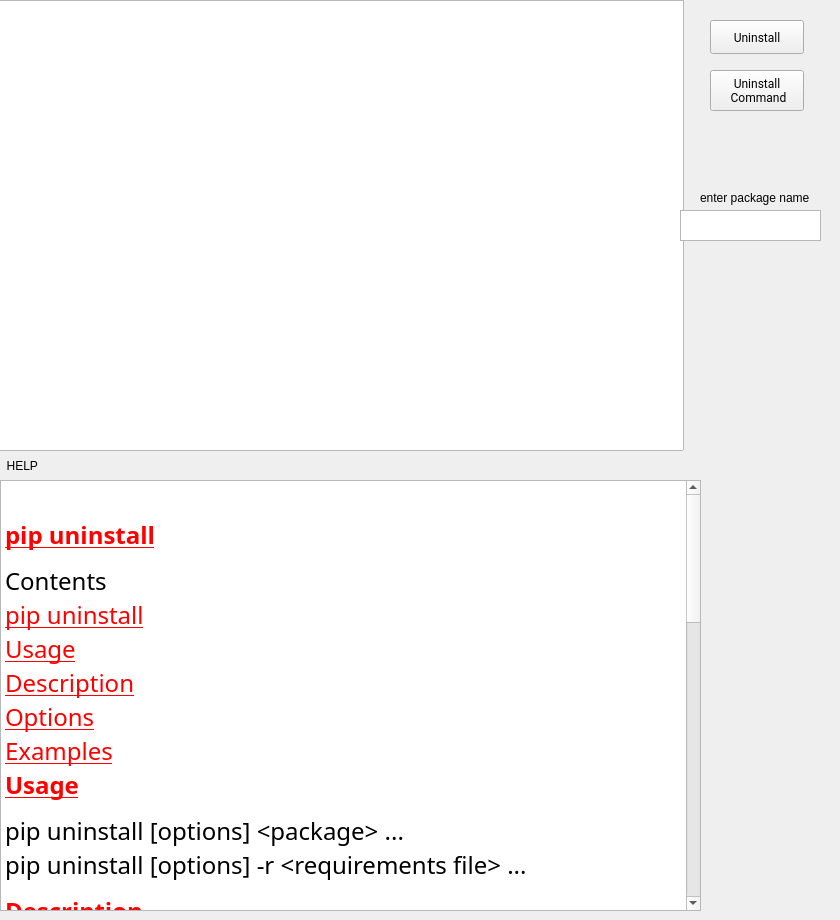
  <widget class="QWidget" name="tab">
   <attribute name="title">
    <string>Uninstall</string>
   </attribute>
   <widget class="QTextEdit" name="textEdit_uninstall">
    <property name="geometry">
     <rect>
      <x>-7</x>
      <y>0</y>
      <width>691</width>
      <height>451</height>
     </rect>
    </property>
    <property name="font">
     <font>
      <family>Roboto</family>
      <pointsize>10</pointsize>
     </font>
    </property>
   </widget>
   <widget class="QPushButton" name="Uninstall_btr">
    <property name="geometry">
     <rect>
      <x>710</x>
      <y>20</y>
      <width>94</width>
      <height>34</height>
     </rect>
    </property>
    <property name="font">
     <font>
      <family>Roboto</family>
      <weight>50</weight>
      <bold>false</bold>
     </font>
    </property>
    <property name="toolTip">
     <string>&lt;html&gt;&lt;head/&gt;&lt;body&gt;&lt;p&gt;Uninstall pip package&lt;/p&gt;&lt;/body&gt;&lt;/html&gt;</string>
    </property>
    <property name="text">
     <string>Uninstall</string>
    </property>
   </widget>
   <widget class="QTextEdit" name="textEdit_helpuninstall">
    <property name="geometry">
     <rect>
      <x>0</x>
      <y>480</y>
      <width>701</width>
      <height>431</height>
     </rect>
    </property>
    <property name="font">
     <font>
      <family>Adobe Arabic</family>
     </font>
    </property>
    <property name="html">
     <string>&lt;!DOCTYPE HTML PUBLIC &quot;-//W3C//DTD HTML 4.0//EN&quot; &quot;http://www.w3.org/TR/REC-html40/strict.dtd&quot;&gt;
&lt;html&gt;&lt;head&gt;&lt;meta name=&quot;qrichtext&quot; content=&quot;1&quot; /&gt;&lt;style type=&quot;text/css&quot;&gt;
p, li { white-space: pre-wrap; }
&lt;/style&gt;&lt;/head&gt;&lt;body style=&quot; font-family:'Adobe Arabic'; font-size:8.25pt; font-weight:400; font-style:normal;&quot;&gt;
&lt;p style=&quot; margin-top:12px; margin-bottom:12px; margin-left:0px; margin-right:0px; -qt-block-indent:0; text-indent:0px;&quot;&gt;&lt;span style=&quot; font-size:18pt;&quot;&gt;&lt;br /&gt;&lt;/span&gt;&lt;a href=&quot;https://pip.pypa.io/en/latest/reference/pip_uninstall.html#id2&quot;&gt;&lt;span style=&quot; font-size:18pt; font-weight:600; text-decoration: underline; color:#ff0000;&quot;&gt;pip uninstall&lt;/span&gt;&lt;/a&gt;&lt;/p&gt;
&lt;p style=&quot; margin-top:0px; margin-bottom:0px; margin-left:0px; margin-right:0px; -qt-block-indent:0; text-indent:0px;&quot;&gt;&lt;a name=&quot;contents&quot;&gt;&lt;/a&gt;&lt;span style=&quot; font-size:18pt;&quot;&gt;C&lt;/span&gt;&lt;span style=&quot; font-size:18pt;&quot;&gt;ontents&lt;/span&gt;&lt;/p&gt;
&lt;p style=&quot; margin-top:0px; margin-bottom:0px; margin-left:0px; margin-right:0px; -qt-block-indent:0; text-indent:0px;&quot;&gt;&lt;a name=&quot;id2&quot;&gt;&lt;/a&gt;&lt;a href=&quot;https://pip.pypa.io/en/latest/reference/pip_uninstall.html#pip-uninstall&quot;&gt;&lt;span style=&quot; font-size:18pt; text-decoration: underline; color:#ff0000;&quot;&gt;p&lt;/span&gt;&lt;/a&gt;&lt;span style=&quot; font-size:18pt; text-decoration: underline; color:#ff0000;&quot;&gt;ip uninstall&lt;/span&gt;&lt;/p&gt;
&lt;p style=&quot; margin-top:0px; margin-bottom:0px; margin-left:0px; margin-right:0px; -qt-block-indent:0; text-indent:0px;&quot;&gt;&lt;a name=&quot;id3&quot;&gt;&lt;/a&gt;&lt;a href=&quot;https://pip.pypa.io/en/latest/reference/pip_uninstall.html#usage&quot;&gt;&lt;span style=&quot; font-size:18pt; text-decoration: underline; color:#ff0000;&quot;&gt;U&lt;/span&gt;&lt;/a&gt;&lt;span style=&quot; font-size:18pt; text-decoration: underline; color:#ff0000;&quot;&gt;sage&lt;/span&gt;&lt;/p&gt;
&lt;p style=&quot; margin-top:0px; margin-bottom:0px; margin-left:0px; margin-right:0px; -qt-block-indent:0; text-indent:0px;&quot;&gt;&lt;a name=&quot;id4&quot;&gt;&lt;/a&gt;&lt;a href=&quot;https://pip.pypa.io/en/latest/reference/pip_uninstall.html#description&quot;&gt;&lt;span style=&quot; font-size:18pt; text-decoration: underline; color:#ff0000;&quot;&gt;D&lt;/span&gt;&lt;/a&gt;&lt;span style=&quot; font-size:18pt; text-decoration: underline; color:#ff0000;&quot;&gt;escription&lt;/span&gt;&lt;/p&gt;
&lt;p style=&quot; margin-top:0px; margin-bottom:0px; margin-left:0px; margin-right:0px; -qt-block-indent:0; text-indent:0px;&quot;&gt;&lt;a name=&quot;id5&quot;&gt;&lt;/a&gt;&lt;a href=&quot;https://pip.pypa.io/en/latest/reference/pip_uninstall.html#options&quot;&gt;&lt;span style=&quot; font-size:18pt; text-decoration: underline; color:#ff0000;&quot;&gt;O&lt;/span&gt;&lt;/a&gt;&lt;span style=&quot; font-size:18pt; text-decoration: underline; color:#ff0000;&quot;&gt;ptions&lt;/span&gt;&lt;/p&gt;
&lt;p style=&quot; margin-top:0px; margin-bottom:0px; margin-left:0px; margin-right:0px; -qt-block-indent:0; text-indent:0px;&quot;&gt;&lt;a name=&quot;id6&quot;&gt;&lt;/a&gt;&lt;a href=&quot;https://pip.pypa.io/en/latest/reference/pip_uninstall.html#examples&quot;&gt;&lt;span style=&quot; font-size:18pt; text-decoration: underline; color:#ff0000;&quot;&gt;E&lt;/span&gt;&lt;/a&gt;&lt;span style=&quot; font-size:18pt; text-decoration: underline; color:#ff0000;&quot;&gt;xamples&lt;/span&gt;&lt;/p&gt;
&lt;p style=&quot; margin-top:0px; margin-bottom:0px; margin-left:0px; margin-right:0px; -qt-block-indent:0; text-indent:0px;&quot;&gt;&lt;a name=&quot;usage&quot;&gt;&lt;/a&gt;&lt;a href=&quot;https://pip.pypa.io/en/latest/reference/pip_uninstall.html#id3&quot;&gt;&lt;span style=&quot; font-size:18pt; font-weight:600; text-decoration: underline; color:#ff0000;&quot;&gt;U&lt;/span&gt;&lt;/a&gt;&lt;span style=&quot; font-size:18pt; font-weight:600; text-decoration: underline; color:#ff0000;&quot;&gt;sage&lt;/span&gt;&lt;/p&gt;
&lt;p style=&quot; margin-top:12px; margin-bottom:0px; margin-left:0px; margin-right:0px; -qt-block-indent:0; text-indent:0px;&quot;&gt;&lt;span style=&quot; font-family:'Courier New,courier'; font-size:18pt;&quot;&gt;pip uninstall [options] &amp;lt;package&amp;gt; ...&lt;/span&gt;&lt;/p&gt;
&lt;p style=&quot; margin-top:0px; margin-bottom:12px; margin-left:0px; margin-right:0px; -qt-block-indent:0; text-indent:0px;&quot;&gt;&lt;span style=&quot; font-family:'Courier New,courier'; font-size:18pt;&quot;&gt;pip uninstall [options] -r &amp;lt;requirements file&amp;gt; ...&lt;/span&gt;&lt;/p&gt;
&lt;p style=&quot; margin-top:0px; margin-bottom:0px; margin-left:0px; margin-right:0px; -qt-block-indent:0; text-indent:0px;&quot;&gt;&lt;a name=&quot;description&quot;&gt;&lt;/a&gt;&lt;a href=&quot;https://pip.pypa.io/en/latest/reference/pip_uninstall.html#id4&quot;&gt;&lt;span style=&quot; font-size:18pt; font-weight:600; text-decoration: underline; color:#ff0000;&quot;&gt;D&lt;/span&gt;&lt;/a&gt;&lt;span style=&quot; font-size:18pt; font-weight:600; text-decoration: underline; color:#ff0000;&quot;&gt;escription&lt;/span&gt;&lt;/p&gt;
&lt;p style=&quot; margin-top:12px; margin-bottom:12px; margin-left:0px; margin-right:0px; -qt-block-indent:0; text-indent:0px;&quot;&gt;&lt;span style=&quot; font-size:18pt;&quot;&gt;Uninstall packages.&lt;/span&gt;&lt;/p&gt;
&lt;p style=&quot; margin-top:12px; margin-bottom:12px; margin-left:0px; margin-right:0px; -qt-block-indent:0; text-indent:0px;&quot;&gt;&lt;span style=&quot; font-size:18pt;&quot;&gt;pip is able to uninstall most installed packages. Known exceptions are:&lt;/span&gt;&lt;/p&gt;
&lt;ul style=&quot;margin-top: 0px; margin-bottom: 0px; margin-left: 0px; margin-right: 0px; -qt-list-indent: 1;&quot;&gt;&lt;li style=&quot; font-size:18pt;&quot; style=&quot; margin-top:12px; margin-bottom:0px; margin-left:0px; margin-right:0px; -qt-block-indent:0; text-indent:0px;&quot;&gt;Pure distutils packages installed with &lt;span style=&quot; font-family:'Courier New,courier';&quot;&gt;python setup.py install&lt;/span&gt;, which leave behind no metadata to determine what files were installed.&lt;/li&gt;
&lt;li style=&quot; font-size:18pt;&quot; style=&quot; margin-top:0px; margin-bottom:12px; margin-left:0px; margin-right:0px; -qt-block-indent:0; text-indent:0px;&quot;&gt;Script wrappers installed by &lt;span style=&quot; font-family:'Courier New,courier';&quot;&gt;python setup.py develop&lt;/span&gt;.&lt;/li&gt;&lt;/ul&gt;
&lt;p style=&quot; margin-top:0px; margin-bottom:0px; margin-left:0px; margin-right:0px; -qt-block-indent:0; text-indent:0px;&quot;&gt;&lt;a name=&quot;options&quot;&gt;&lt;/a&gt;&lt;a href=&quot;https://pip.pypa.io/en/latest/reference/pip_uninstall.html#id5&quot;&gt;&lt;span style=&quot; font-size:18pt; font-weight:600; text-decoration: underline; color:#ff0000;&quot;&gt;O&lt;/span&gt;&lt;/a&gt;&lt;span style=&quot; font-size:18pt; font-weight:600; text-decoration: underline; color:#ff0000;&quot;&gt;ptions&lt;/span&gt;&lt;/p&gt;
&lt;p style=&quot; margin-top:0px; margin-bottom:0px; margin-left:0px; margin-right:0px; -qt-block-indent:0; text-indent:0px;&quot;&gt;&lt;a name=&quot;uninstall-requirement&quot;&gt;&lt;/a&gt;&lt;span style=&quot; font-family:'Courier New,courier'; font-size:18pt;&quot;&gt;-&lt;/span&gt;&lt;span style=&quot; font-family:'Courier New,courier'; font-size:18pt;&quot;&gt;r, --requirement &amp;lt;file&amp;gt;&lt;/span&gt;&lt;/p&gt;
&lt;p style=&quot; margin-top:12px; margin-bottom:12px; margin-left:30px; margin-right:0px; -qt-block-indent:0; text-indent:0px;&quot;&gt;&lt;span style=&quot; font-size:18pt;&quot;&gt;Uninstall all the packages listed in the given requirements file. This option can be used multiple times. &lt;/span&gt;&lt;/p&gt;
&lt;p style=&quot; margin-top:0px; margin-bottom:0px; margin-left:0px; margin-right:0px; -qt-block-indent:0; text-indent:0px;&quot;&gt;&lt;a name=&quot;cmdoption-y&quot;&gt;&lt;/a&gt;&lt;span style=&quot; font-family:'Courier New,courier'; font-size:18pt;&quot;&gt;-&lt;/span&gt;&lt;span style=&quot; font-family:'Courier New,courier'; font-size:18pt;&quot;&gt;y, --yes&lt;/span&gt;&lt;/p&gt;
&lt;p style=&quot; margin-top:12px; margin-bottom:12px; margin-left:30px; margin-right:0px; -qt-block-indent:0; text-indent:0px;&quot;&gt;&lt;span style=&quot; font-size:18pt;&quot;&gt;Don't ask for confirmation of uninstall deletions. &lt;/span&gt;&lt;/p&gt;
&lt;p style=&quot; margin-top:0px; margin-bottom:0px; margin-left:0px; margin-right:0px; -qt-block-indent:0; text-indent:0px;&quot;&gt;&lt;a name=&quot;examples&quot;&gt;&lt;/a&gt;&lt;a href=&quot;https://pip.pypa.io/en/latest/reference/pip_uninstall.html#id6&quot;&gt;&lt;span style=&quot; font-size:18pt; font-weight:600; text-decoration: underline; color:#ff0000;&quot;&gt;E&lt;/span&gt;&lt;/a&gt;&lt;span style=&quot; font-size:18pt; font-weight:600; text-decoration: underline; color:#ff0000;&quot;&gt;xamples&lt;/span&gt;&lt;/p&gt;
&lt;ol style=&quot;margin-top: 0px; margin-bottom: 0px; margin-left: 0px; margin-right: 0px; -qt-list-indent: 1;&quot;&gt;&lt;li style=&quot; font-size:18pt;&quot; style=&quot; margin-top:12px; margin-bottom:12px; margin-left:0px; margin-right:0px; -qt-block-indent:0; text-indent:0px;&quot;&gt;Uninstall a package.&lt;/li&gt;&lt;/ol&gt;
&lt;p style=&quot; margin-top:12px; margin-bottom:0px; margin-left:40px; margin-right:40px; -qt-block-indent:0; text-indent:0px;&quot;&gt;&lt;span style=&quot; font-family:'Courier New,courier'; font-size:18pt;&quot;&gt;$ pip uninstall simplejson&lt;/span&gt;&lt;/p&gt;
&lt;p style=&quot; margin-top:0px; margin-bottom:0px; margin-left:40px; margin-right:40px; -qt-block-indent:0; text-indent:0px;&quot;&gt;&lt;span style=&quot; font-family:'Courier New,courier'; font-size:18pt;&quot;&gt;Uninstalling simplejson:&lt;/span&gt;&lt;/p&gt;
&lt;p style=&quot; margin-top:0px; margin-bottom:0px; margin-left:40px; margin-right:40px; -qt-block-indent:0; text-indent:0px;&quot;&gt;&lt;span style=&quot; font-family:'Courier New,courier'; font-size:18pt;&quot;&gt;  /home/me/env/lib/python2.7/site-packages/simplejson&lt;/span&gt;&lt;/p&gt;
&lt;p style=&quot; margin-top:0px; margin-bottom:0px; margin-left:40px; margin-right:40px; -qt-block-indent:0; text-indent:0px;&quot;&gt;&lt;span style=&quot; font-family:'Courier New,courier'; font-size:18pt;&quot;&gt;  /home/me/env/lib/python2.7/site-packages/simplejson-2.2.1-py2.7.egg-info&lt;/span&gt;&lt;/p&gt;
&lt;p style=&quot; margin-top:0px; margin-bottom:0px; margin-left:40px; margin-right:40px; -qt-block-indent:0; text-indent:0px;&quot;&gt;&lt;span style=&quot; font-family:'Courier New,courier'; font-size:18pt;&quot;&gt;Proceed (y/n)? y&lt;/span&gt;&lt;/p&gt;
&lt;p style=&quot; margin-top:0px; margin-bottom:12px; margin-left:40px; margin-right:40px; -qt-block-indent:0; text-indent:0px;&quot;&gt;&lt;span style=&quot; font-family:'Courier New,courier'; font-size:18pt;&quot;&gt;  Successfully uninstalled simplejson&lt;/span&gt;&lt;/p&gt;&lt;/body&gt;&lt;/html&gt;</string>
    </property>
   </widget>
   <widget class="QLabel" name="label_2">
    <property name="geometry">
     <rect>
      <x>0</x>
      <y>450</y>
      <width>821</width>
      <height>31</height>
     </rect>
    </property>
    <property name="text">
     <string>  HELP</string>
    </property>
   </widget>
   <widget class="QPushButton" name="Uninstall_commandbtr">
    <property name="geometry">
     <rect>
      <x>710</x>
      <y>70</y>
      <width>94</width>
      <height>41</height>
     </rect>
    </property>
    <property name="font">
     <font>
      <family>Roboto</family>
      <weight>50</weight>
      <bold>false</bold>
     </font>
    </property>
    <property name="toolTip">
     <string>&lt;html&gt;&lt;head/&gt;&lt;body&gt;&lt;p&gt;You own unistall command.&lt;/p&gt;&lt;/body&gt;&lt;/html&gt;</string>
    </property>
    <property name="text">
     <string>Uninstall 
 Command</string>
    </property>
   </widget>
   <widget class="QLabel" name="label_8">
    <property name="geometry">
     <rect>
      <x>700</x>
      <y>190</y>
      <width>131</width>
      <height>16</height>
     </rect>
    </property>
    <property name="text">
     <string>enter package name</string>
    </property>
   </widget>
   <widget class="QTextEdit" name="uninstall_box">
    <property name="geometry">
     <rect>
      <x>680</x>
      <y>210</y>
      <width>141</width>
      <height>31</height>
     </rect>
    </property>
    <property name="toolTip">
     <string>&lt;html&gt;&lt;head/&gt;&lt;body&gt;&lt;p&gt;Enter here waht to search for.&lt;/p&gt;&lt;/body&gt;&lt;/html&gt;</string>
    </property>
   </widget>
  </widget>
